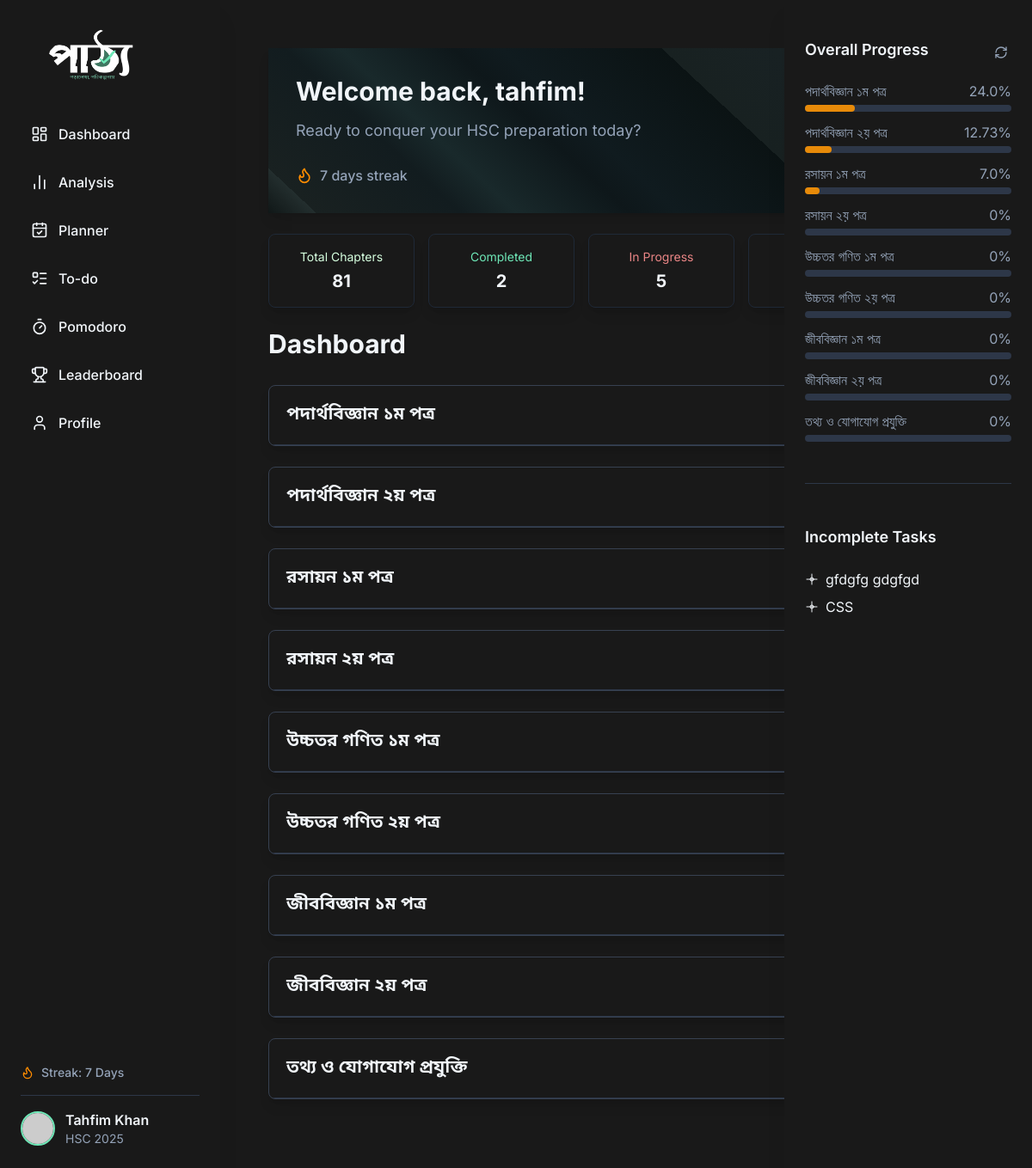
/user/dashboard/ (signed in), run on the app's committed database.
### users/models.py (models this page shows, shortened)
class UserProfile(AbstractUser):
    STREAMS = [
        ('hsc', 'HSC'),
        ('eng', 'Engineering'),
        ('med', 'Medical'),
        ('var', 'Varsity')
    ]
    HSC_YEAR_CHOICES = [
        (2025, '2025'),
        (2026, '2026'),
        (2027, '2027'),
        (2028, '2028')
    ]
    stream = models.CharField(max_length=20, choices=STREAMS, default='hsc')
    show_on_leaderboard = models.BooleanField(default=True)
    avatar = models.URLField(blank=True, null=True)
    xp = models.PositiveIntegerField(default=0)
    streak = models.PositiveIntegerField(default=0)
    college = models.CharField(max_length=100, blank=True, null=True)
    hscyear = models.PositiveIntegerField(blank=True, null=True, choices=HSC_YEAR_CHOICES)
    last_login_date = models.DateField(auto_now=True, null=True, blank=True)
    overall_progress_cache = models.FloatField(default=0.0)
    @property
    def is_profile_complete(self):
        if self.hscyear is None or not self.college:
            return False
        return True

### syllabus/models.py (models this page shows, shortened)
class Subject(models.Model):
    name = models.CharField(max_length=100)
    chapter_count = models.PositiveIntegerField(default=1)

### users/views.py (the view)
# urls.py: path('dashboard/', views.dashboard, name='dashboard'),
@login_required
def dashboard(request):
    user = request.user
    subjects = Subject.objects.all().prefetch_related('chapters')
    user_progress = UserProgress.objects.filter(user=user).values('chapter_id', 'p_book', 'p_note', 'p_mcq', 'p_cq', 'p_theory', 'overall_progress')
    progress_dict = {item['chapter_id']: item for item in user_progress}
    total_chapters = Chapter.objects.count()
    completed_chapters = UserProgress.objects.filter(user=user, overall_progress=100).count()
    in_progress_chapters = UserProgress.objects.filter(user=user, overall_progress__gt=0, overall_progress__lt=100).count()
    started_chapter_count = UserProgress.objects.filter(user=user, overall_progress__gt=0).count()
    not_started_chapters = total_chapters - started_chapter_count
    for subject in subjects:
        for chapter in subject.chapters.all():
            chapter.user_progress = progress_dict.get(chapter.id, {})
    return render(request, 'users/dashboard.html', {
        'subjects': subjects,
        'total_chapters': total_chapters,
        'completed_chapters': completed_chapters,
        'in_progress_chapters': in_progress_chapters,
        'not_started_chapters': not_started_chapters,
    })

### users/templates/users/dashboard.html (shortened to what this page needs)
{% extends "core/layout.html" %}
{% block body %}
<div class="container mx-auto px-4 sm:px-6 lg:px-8 py-8">
    <div class="bg-[var(--color-card-bg-dark)] shadow-lg mb-6 overflow-hidden p-8 welcome-block min-h-48 flex flex-col justify-between">
        <div >
            <div class="pattho-underline-wrapper">
            <h1 class="pattho-underline text-3xl font-bold text-[var(--color-text-dark)] mb-2">
                Welcome back, {{ request.user.username }}!
            </h1>
            <div class="pattho-underline-box"></div> </div>
            <p class="text-lg text-[var(--color-gray-text-dark)] mb-4">
                Ready to conquer your HSC preparation today?
            </p>
        </div>
        <div class="flex items-center text-md font-medium text-[var(--color-gray-text-dark)]">
            <i data-lucide="flame" class="w-5 h-5 mr-2 text-[var(--color-accent-light)]"></i>
            <span>{{ request.user.streak }} days streak</span>
        </div>
    </div>
    <div class="grid grid-cols-[repeat(2,minmax(120px,1fr))] md:grid-cols-[repeat(4,minmax(170px,1fr))] gap-2 lg:gap-4 mb-6">
        <div class="hover:border hover:border-gray-500 border border-gray-800 bg-[var(--color-card-bg-dark)] shadow-lg rounded-lg p-4 text-center transition-colors duration-300 hover:bg-[var(--color-bg-dark)] ">
            <p class="text-sm text-[#d6ffdf] mb-1">Total Chapters</p>
            <p class="text-xl font-bold text-[var(--color-text-dark)]">
                {{ total_chapters }}
            </p>
        </div>
        <div class="hover:border hover:border-gray-500 border border-gray-800 bg-[var(--color-card-bg-dark)] shadow-lg rounded-lg p-4 text-center transition-colors duration-300 hover:bg-[var(--color-bg-dark)] ">
            <p class="text-sm text-[#6EE7B7] mb-1">Completed</p>
            <p class="text-xl font-bold text-[var(--color-text-dark)]">
                {{ completed_chapters }}
            </p>
        </div>
        <div class="hover:border hover:border-gray-500 border border-gray-800 bg-[var(--color-card-bg-dark)] shadow-lg rounded-lg p-4 text-center transition-colors duration-300 hover:bg-[var(--color-bg-dark)] ">
            <p class="text-sm text-[#eb8686] mb-1">In Progress</p>
            <p class="text-xl font-bold text-[var(--color-text-dark)]">
                {{ in_progress_chapters }}
            </p>
        </div>
        <div class="hover:border hover:border-gray-500 border border-gray-800 bg-[var(--color-card-bg-dark)] shadow-lg rounded-lg p-4 text-center transition-colors duration-300 hover:bg-[var(--color-bg-dark)] ">
            <p class="text-sm text-[#eb8686] mb-1">Not Started</p>
            <p class="text-xl font-bold text-[var(--color-text-dark)]">
            </p>
        </div>
    </div>
    <div class="pattho-underline-wrapper">
        <h1 class="pattho-underline text-3xl font-bold text-[var(--color-text-dark)] mb-6">Dashboard</h1>
        <div class="pattho-underline-box"></div>
    </div>
    {% for subject in subjects %}
    <div class="hover:border hover:border-zinc-400 border border-gray-700 rounded-lg bg-[var(--color-card-bg-dark)] shadow-lg mb-6 overflow-hidden">
        <div class="p-5 border-b border-[var(--color-border-dark)] flex justify-between items-center cursor-pointer collapse-toggle" data-target="#subject-{{ forloop.counter }}">
            <h2 class="text-xl font-semibold text-[var(--color-text-dark)] font-noto-bengali">{{ subject.name }}</h2>
        </div>
    </div>
    {% endfor %}
</div>
{% endblock %}

### core/templates/core/layout.html (shortened to what this page needs)
{% load static %}
{% load sidebar_tags %}
<!DOCTYPE html>
<html lang="en">
<head>
    <script src="https://cdn.tailwindcss.com"></script>
    <link rel="stylesheet" href="{% static 'core/main.css' %}">
</head>
<body class="bg-[var(--color-bg-dark)] text-[var(--color-text-dark)] flex min-h-screen">
    <aside id="left-sidebar" class="bg-[var(--color-card-bg-dark)] shadow-xl flex flex-col justify-between w-64 flex-shrink-0 h-screen fixed top-0 left-0 z-40 md:translate-x-0 -translate-x-full transition-transform duration-300 ease-in-out md:pt-0 pt-16 overflow-x-hidden">
        <div class="pl-14 mb-3 hidden md:block pt-8">
            <img src="{% static 'core/logo_trans.png' %}" alt="Pattho Logo" class="h-16 w-auto">
        </div>
        <div class="p-6 flex-grow sidebar-scroll overflow-y-auto">
            <nav>
                <ul>
                    <li class="mb-2">
                        <a href="{% url 'dashboard' %}" class="flex items-center p-3 rounded-xl text-[var(--color-text-dark)] hover:bg-[var(--color-primary-hover-dark)] hover:text-[var(--color-primary-dark)] hover:border hover:border-gray-300 transition-colors duration-200 font-medium">
                            <i data-lucide="layout-dashboard" class="w-5 h-5 mr-3"></i>
                            Dashboard
                        </a>
                    </li>
                    <li class="mb-2">
                        <a href="{% url 'analysis' %}" class="flex items-center p-3 rounded-xl text-[var(--color-text-dark)] hover:bg-[var(--color-primary-hover-dark)] hover:text-[var(--color-primary-dark)] hover:border hover:border-gray-300 transition-colors duration-200 font-medium">
                            <i data-lucide="bar-chart-2" class="w-5 h-5 mr-3"></i>
                            Analysis
                        </a>
                    </li>
                    <li class="mb-2">
                        <a href="{% url 'planner' %}" class="flex items-center p-3 rounded-xl text-[var(--color-text-dark)] hover:bg-[var(--color-primary-hover-dark)] hover:text-[var(--color-primary-dark)] hover:border hover:border-gray-300 transition-colors duration-200 font-medium">
                            <i data-lucide="calendar-check" class="w-5 h-5 mr-3"></i>
                            Planner
                        </a>
                    </li>
                    <li class="mb-2">
                        <a href="{% url 'activities' %}" class="flex items-center p-3 rounded-xl text-[var(--color-text-dark)] hover:bg-[var(--color-primary-hover-dark)] hover:text-[var(--color-primary-dark)] hover:border hover:border-gray-300 transition-colors duration-200 font-medium">
                            <i data-lucide="list-todo" class="w-5 h-5 mr-3"></i>
                            To-do
                        </a>
                    </li>
                    <li class="mb-2">
                        <a href="{% url 'pomodoro' %}" class="flex items-center p-3 rounded-xl text-[var(--color-text-dark)] hover:bg-[var(--color-primary-hover-dark)] hover:text-[var(--color-primary-dark)] hover:border hover:border-gray-300 transition-colors duration-200 font-medium">
                            <i data-lucide="timer" class="w-5 h-5 mr-3"></i>
                            Pomodoro
                        </a>
                    </li>
                    <li class="mb-2">
                        <a href="{% url 'leaderboard' %}" class="flex items-center p-3 rounded-xl text-[var(--color-text-dark)] hover:bg-[var(--color-primary-hover-dark)] hover:text-[var(--color-primary-dark)] hover:border hover:border-gray-300 transition-colors duration-200 font-medium">
                            <i data-lucide="trophy" class="w-5 h-5 mr-3"></i>
                            Leaderboard
                        </a>
                    </li>
                    <li class="mb-2">
                        <a href="{% url 'profile' %}" class="flex items-center p-3 rounded-xl text-[var(--color-text-dark)] hover:bg-[var(--color-primary-hover-dark)] hover:text-[var(--color-primary-dark)] hover:border hover:border-gray-300 transition-colors duration-200 font-medium">
                            <i data-lucide="user" class="w-5 h-5 mr-3"></i>
                            Profile
                        </a>
                    </li>
                </ul>
            </nav>
        </div>
        <div class="p-6">
            <div class="flex items-center mb-4 text-sm font-medium text-[var(--color-gray-text-dark)]">
                <i data-lucide="flame" class="w-4 h-4 mr-2 text-[var(--color-accent-light)]"></i>
                <span>Streak: {{ request.user.streak|default:0 }} Days</span>
            </div>
            <a href="{% url 'profile' %}" class="block pt-4 border-t border-[var(--color-border-dark)]">
                <div class="flex items-center">
                    <img src="{{ request.user.avatar|default:'https://placehold.co/40x40/205454/ffffff?font=oswald&text=Pattho' }}" alt="User Avatar" class="w-10 h-10 rounded-full mr-3 border-2 border-[var(--color-primary-dark)]">
                    <div>
                        <p class="font-semibold text-[var(--color-text-dark)]">{{ request.user.first_name }} {{ request.user.last_name }}</p>
                        <p class="text-sm text-[var(--color-gray-text-dark)]">{{ request.user.get_stream_display }} {{ request.user.hscyear|stringformat:"s" }}</p>
                    </div>
                </div>
            </a>
        </div>
    </aside>
    <div class="flex-1 flex flex-col w-full md:ml-64 md:mr-72 pt-16 md:pt-0">
        <div class="flex flex-1 overflow-hidden">
            <main class="p-4 md:p-6 flex-1 overflow-y-auto bg-[var(--color-card-bg-dark)] shadow-lg min-h-[300px] min-w-0">
                {% block body %}{% endblock %}
            </main>
            {% block right_sidebar %}
            <aside id="right-sidebar" class="bg-[var(--color-card-bg-dark)] shadow-xl w-72 flex-shrink-0 p-6 overflow-y-auto sidebar-scroll fixed top-0 right-0 h-full transform translate-x-full md:translate-x-0 md:block transition-transform duration-300 ease-in-out z-40 pt-20 md:pt-11">
                {% subject_progress_sidebar %}
                <div class="border-b border-[var(--color-border-dark)] pb-6 mb-6"></div>
                <div class="pattho-underline-wrapper">
                    <h3 class="pattho-underline text-lg font-semibold text-[var(--color-text-dark)] mb-4 mt-6">Incomplete Tasks</h3>
                    <div class="pattho-underline-box"></div>
                </div>
                <ul id="incomplete-tasks-list" class="space-y-2">
                </ul>
            </aside>
            {% endblock right_sidebar %}
        </div>
    </div>
</body>
</html>

### core/templates/core/_subject_progress_sidebar.html
<div class="flex justify-between items-center mb-4">
    <div class="pattho-underline-wrapper">
        <h3 class="pattho-underline text-lg font-semibold text-[var(--color-text-dark)]">Overall Progress</h3>
        <div class="pattho-underline-box"></div>
    </div>
    <button id="refresh-progress-btn" class="p-1 rounded-full text-[var(--color-gray-text-dark)] hover:bg-[var(--color-gray-bg-dark)] transition-colors duration-200">
        <i data-lucide="refresh-cw" class="w-4 h-4 text-[var(--color-gray-text-dark)]"></i>
    </button>
</div>
<ul class="space-y-3 mb-6" id="subject-progress-list">
    {% for subject in subjects_progress %}
    <li data-subject-name="{{ subject.name }}" class="group">
        <div class="flex justify-between items-center text-[var(--color-gray-text-dark)] group-hover:text-white">
            <span>{{ subject.name }}</span>
            <span class="subject-progress-percentage">{{ subject.overall_progress|default:0 }}%</span>
        </div>
        <div class="w-full bg-[var(--color-gray-bg-dark)] rounded-full h-2 mt-1">
            <div class="bg-[#E78A09] h-2 rounded-full subject-progress-bar" style="width: {{ subject.overall_progress|default:0 }}%"></div>
        </div>
    </li>
    {% empty %}
    <li><p class="text-[var(--color-gray-text-dark)]">No subjects found or no progress yet.</p></li>
    {% endfor %}
</ul>

### data on the page
UserProfile: user.streak "7", user.first_name "Tahfim", user.last_name "Khan", user.stream "HSC", user.hscyear "2025", user.username "tahfim"
Subject: name "পদার্থবিজ্ঞান ১ম পত্র", name "পদার্থবিজ্ঞান ১ম পত্র"
Subject: name "পদার্থবিজ্ঞান ২য় পত্র", name "পদার্থবিজ্ঞান ২য় পত্র"
Subject: name "রসায়ন ১ম পত্র", name "রসায়ন ১ম পত্র"
Subject: name "রসায়ন ২য় পত্র", name "রসায়ন ২য় পত্র"
Subject: name "উচ্চতর গণিত ১ম পত্র", name "উচ্চতর গণিত ১ম পত্র"
Subject: name "উচ্চতর গণিত ২য় পত্র", name "উচ্চতর গণিত ২য় পত্র"
Subject: name "জীববিজ্ঞান ১ম পত্র", name "জীববিজ্ঞান ১ম পত্র"
Subject: name "জীববিজ্ঞান ২য় পত্র", name "জীববিজ্ঞান ২য় পত্র"
Subject: name "তথ্য ও যোগাযোগ প্রযুক্তি", name "তথ্য ও যোগাযোগ প্রযুক্তি"

### other printed values
{{ total_chapters }} "81"
{{ completed_chapters }} "2"
{{ in_progress_chapters }} "5"
{{ subject.overall_progress|default:0 }} "24.0" "12.73" "7.0" "0" "0" "0" "0" "0" "0"
